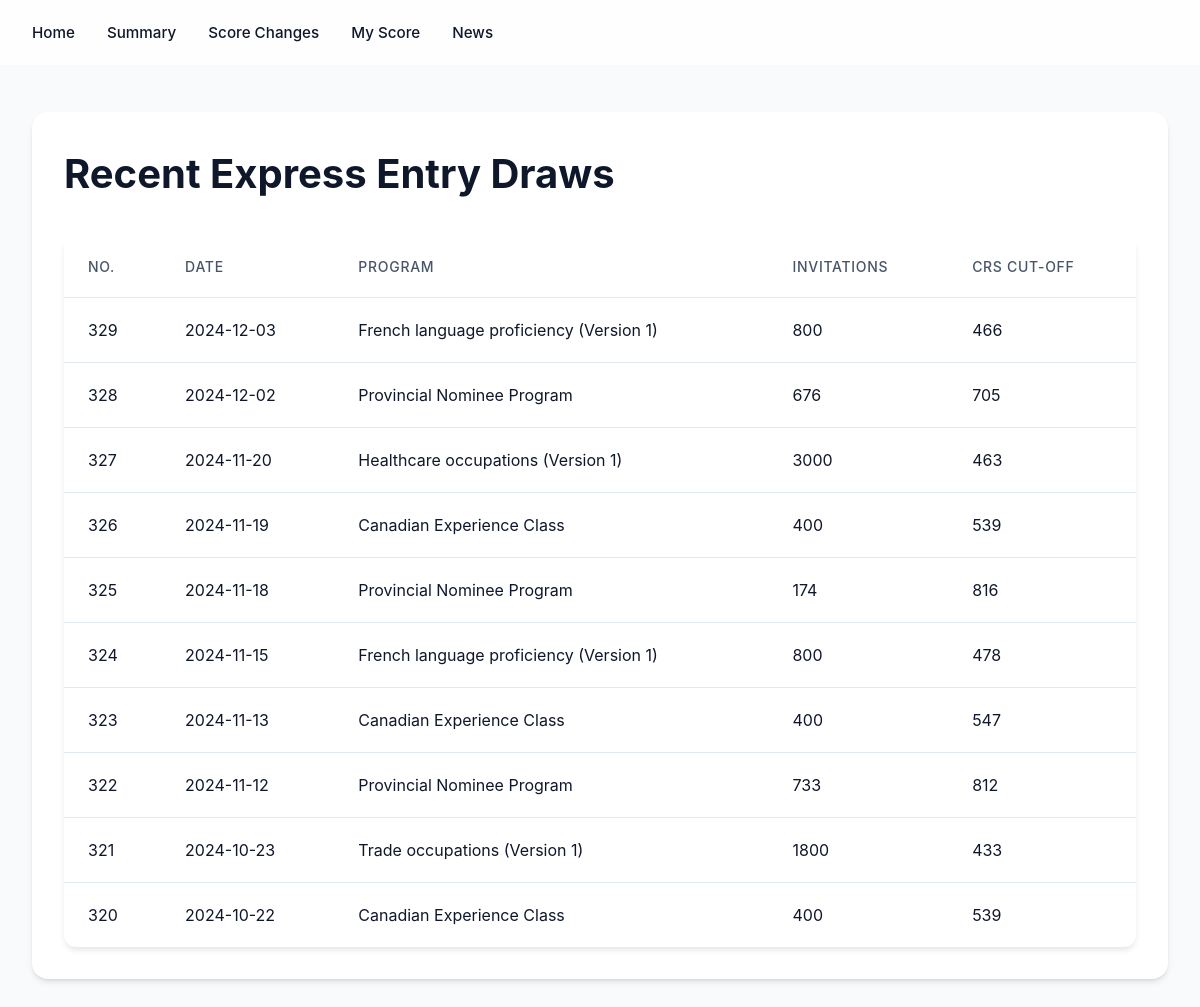
The app's page /, older data.
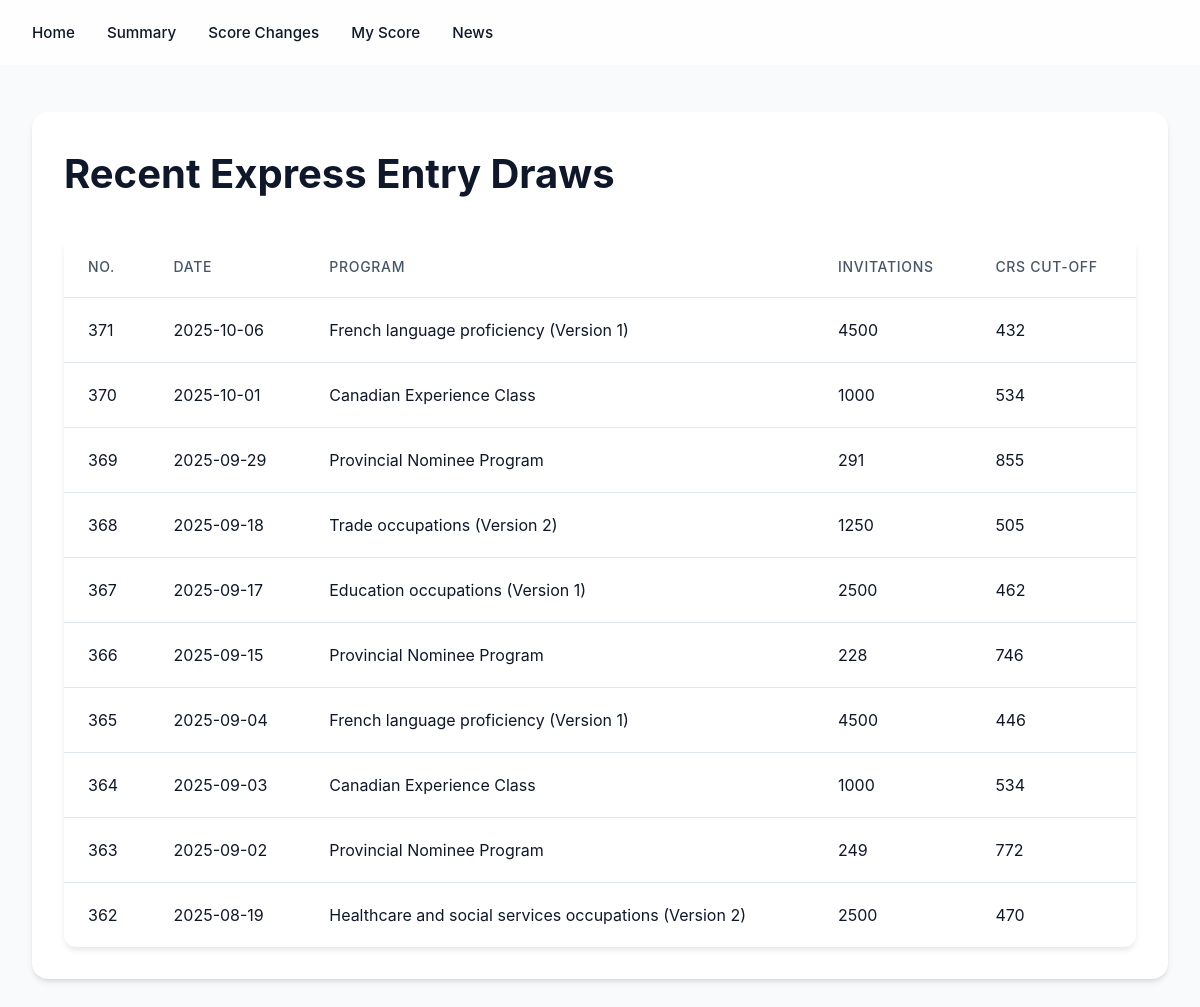
The same page, newer data.
### tables this page shows
CREATE TABLE express_entry (
            id INTEGER PRIMARY KEY AUTOINCREMENT,
            draw_number TEXT,
            draw_date TEXT,
            draw_name TEXT,
            invitations INTEGER,
            crs_cut_off INTEGER
        , programs TEXT);

### app.py (the view)
@app.route('/')
def home():
    conn = get_db_connection()
    recent_draws = conn.execute('''
        SELECT
            draw_number,
            date(draw_date) as draw_date,
            draw_name,
            invitations,
            crs_cut_off
        FROM express_entry
        ORDER BY draw_date DESC
        LIMIT 10
    ''').fetchall()
    conn.close()
    return render_template('index.html', recent_draws=recent_draws)

### app.py (called while the page is built)
def get_db_connection():
    conn = sqlite3.connect('data/express_entry.db')
    conn.row_factory = sqlite3.Row
    return conn

### templates/index.html (shortened to what this page needs)
<!DOCTYPE html>
<html lang="en">
<head>
    <link rel="stylesheet" href="{{ url_for('static', filename='style.css') }}">
</head>
<body>
    <nav>
        <ul>
            <li><a href="{{ url_for('home') }}">Home</a></li>
            <li><a href="{{ url_for('summary') }}">Summary</a></li>
            <li><a href="{{ url_for('score_changes') }}">Score Changes</a></li>
            <li><a href="{{ url_for('my_score') }}">My Score</a></li>
            <li><a href="{{ url_for('news') }}">News</a></li>
        </ul>
    </nav>
    <main>
        <div class="card fade-in">
            <h1>Recent Express Entry Draws</h1>
            <div class="table-container">
                <table class="modern-table">
                    <thead>
                        <tr>
                            <th>No.</th>
                            <th>Date</th>
                            <th>Program</th>
                            <th>Invitations</th>
                            <th>CRS Cut-off</th>
                        </tr>
                    </thead>
                    <tbody>
                        {% for draw in recent_draws %}
                        <tr>
                            <td>{{ draw.draw_number }}</td>
                            <td>{{ draw.draw_date }}</td>
                            <td>{{ draw.draw_name }}</td>
                            <td>{{ draw.invitations }}</td>
                            <td>{{ draw.crs_cut_off }}</td>
                        </tr>
                        {% endfor %}
                    </tbody>
                </table>
            </div>
        </div>
    </main>
</body>
</html>

Row changes from the older to the newer data that the page shows:
removed express_entry: draw_number "329", draw_date "2024-12-03", draw_name "French language proficiency (Version 1)", invitations "800", crs_cut_off "466"
removed express_entry: draw_number "328", draw_date "2024-12-02", draw_name "Provincial Nominee Program", invitations "676", crs_cut_off "705"
removed express_entry: draw_number "327", draw_date "2024-11-20", draw_name "Healthcare occupations (Version 1)", invitations "3000", crs_cut_off "463"
removed express_entry: draw_number "326", draw_date "2024-11-19", draw_name "Canadian Experience Class", invitations "400", crs_cut_off "539"
removed express_entry: draw_number "325", draw_date "2024-11-18", draw_name "Provincial Nominee Program", invitations "174", crs_cut_off "816"
removed express_entry: draw_number "324", draw_date "2024-11-15", draw_name "French language proficiency (Version 1)", invitations "800", crs_cut_off "478"
removed express_entry: draw_number "323", draw_date "2024-11-13", draw_name "Canadian Experience Class", invitations "400", crs_cut_off "547"
removed express_entry: draw_number "322", draw_date "2024-11-12", draw_name "Provincial Nominee Program", invitations "733", crs_cut_off "812"
removed express_entry: draw_number "321", draw_date "2024-10-23", draw_name "Trade occupations (Version 1)", invitations "1800", crs_cut_off "433"
removed express_entry: draw_number "320", draw_date "2024-10-22", draw_name "Canadian Experience Class", invitations "400", crs_cut_off "539"
added express_entry: draw_number "371", draw_date "2025-10-06", draw_name "French language proficiency (Version 1)", invitations "4500", crs_cut_off "432"
added express_entry: draw_number "370", draw_date "2025-10-01", draw_name "Canadian Experience Class", invitations "1000", crs_cut_off "534"
added express_entry: draw_number "369", draw_date "2025-09-29", draw_name "Provincial Nominee Program", invitations "291", crs_cut_off "855"
added express_entry: draw_number "368", draw_date "2025-09-18", draw_name "Trade occupations (Version 2)", invitations "1250", crs_cut_off "505"
added express_entry: draw_number "367", draw_date "2025-09-17", draw_name "Education occupations (Version 1)", invitations "2500", crs_cut_off "462"
added express_entry: draw_number "366", draw_date "2025-09-15", draw_name "Provincial Nominee Program", invitations "228", crs_cut_off "746"
added express_entry: draw_number "365", draw_date "2025-09-04", draw_name "French language proficiency (Version 1)", invitations "4500", crs_cut_off "446"
added express_entry: draw_number "364", draw_date "2025-09-03", draw_name "Canadian Experience Class", invitations "1000", crs_cut_off "534"
added express_entry: draw_number "363", draw_date "2025-09-02", draw_name "Provincial Nominee Program", invitations "249", crs_cut_off "772"
added express_entry: draw_number "362", draw_date "2025-08-19", draw_name "Healthcare and social services occupations (Version 2)", invitations "2500", crs_cut_off "470"
